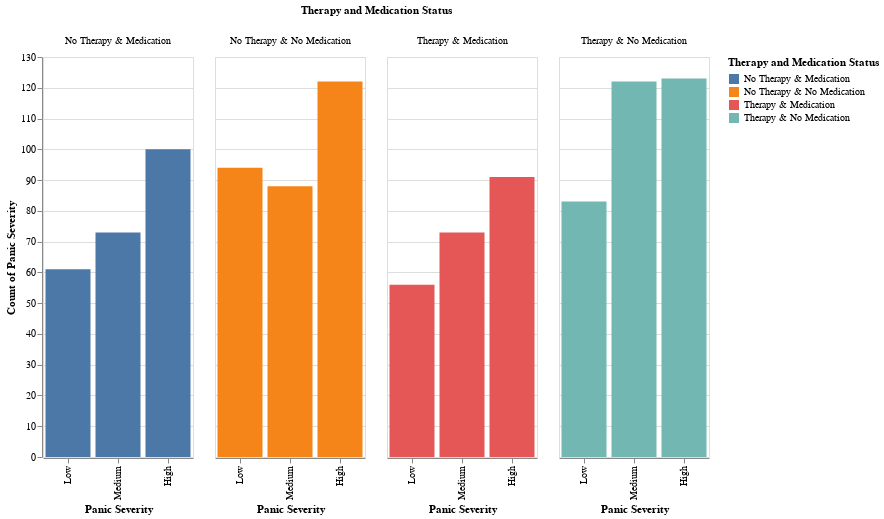

The code cell stored with this chart in its notebook:
### Code cell
import altair as alt

# Create Therapy_Status and Medication_Status columns for labeling purposes using .apply()
df['Therapy_Status'] = df['Therapy'].apply(lambda x: 'Therapy' if x == 1 else 'No Therapy')
df['Medication_Status'] = df['Medication'].apply(lambda x: 'Medication' if x == 1 else 'No Medication')

# Create a combined Therapy/Medication status column
df['Status'] = df['Therapy_Status'] + ' & ' + df['Medication_Status']

# Group by and count each combined therapy/medication status and panic severity category
count_df = df.groupby(['Status', 'Panic_Severity']).size().reset_index(name='Count')

# Specify the order of Panic_Severity categories
severity_order = ['Low', 'Medium', 'High']

# Create the grouped bar chart with severity on the x-axis
chart = alt.Chart(count_df).mark_bar().encode(
    x=alt.X('Panic_Severity:N', title='Panic Severity', sort=severity_order),
    y=alt.Y('Count:Q', title='Count of Panic Severity'),
    color=alt.Color('Status:N', title='Therapy and Medication Status'),
    
    # Create separate columns for each therapy/medication status
    column=alt.Column('Status:N', title='Therapy and Medication Status')  
).properties(
    width=150,  
    height=400
).interactive()

chart

### Figure 1 — Vega-Lite specification as saved in the notebook (floating-point values rounded to 4 significant figures)
{"config": {"view": {"continuousWidth": 300, "continuousHeight": 300}}, "data": {"name": "data-529661417532d9cdfee5b187a6ce8637"}, "mark": {"type": "bar"}, "encoding": {"color": {"field": "Status", "title": "Therapy and Medication Status", "type": "nominal"}, "column": {"field": "Status", "title": "Therapy and Medication Status", "type": "nominal"}, "x": {"field": "Panic_Severity", "sort": ["Low", "Medium", "High"], "title": "Panic Severity", "type": "nominal"}, "y": {"field": "Count", "title": "Count of Panic Severity", "type": "quantitative"}}, "height": 400, "params": [{"name": "param_2", "select": {"type": "interval", "encodings": ["x", "y"]}, "bind": "scales"}], "width": 150, "$schema": "https://vega.github.io/schema/vega-lite/v5.20.1.json", "datasets": {"data-529661417532d9cdfee5b187a6ce8637": [{"Status": "No Therapy & Medication", "Panic_Severity": "High", "Count": 100}, {"Status": "No Therapy & Medication", "Panic_Severity": "Low", "Count": 61}, {"Status": "No Therapy & Medication", "Panic_Severity": "Medium", "Count": 73}, {"Status": "No Therapy & No Medication", "Panic_Severity": "High", "Count": 122}, {"Status": "No Therapy & No Medication", "Panic_Severity": "Low", "Count": 94}, {"Status": "No Therapy & No Medication", "Panic_Severity": "Medium", "Count": 88}, {"Status": "Therapy & Medication", "Panic_Severity": "High", "Count": 91}, {"Status": "Therapy & Medication", "Panic_Severity": "Low", "Count": 56}, {"Status": "Therapy & Medication", "Panic_Severity": "Medium", "Count": 73}, {"Status": "Therapy & No Medication", "Panic_Severity": "High", "Count": 123}, {"Status": "Therapy & No Medication", "Panic_Severity": "Low", "Count": 83}, {"Status": "Therapy & No Medication", "Panic_Severity": "Medium", "Count": 122}]}}
